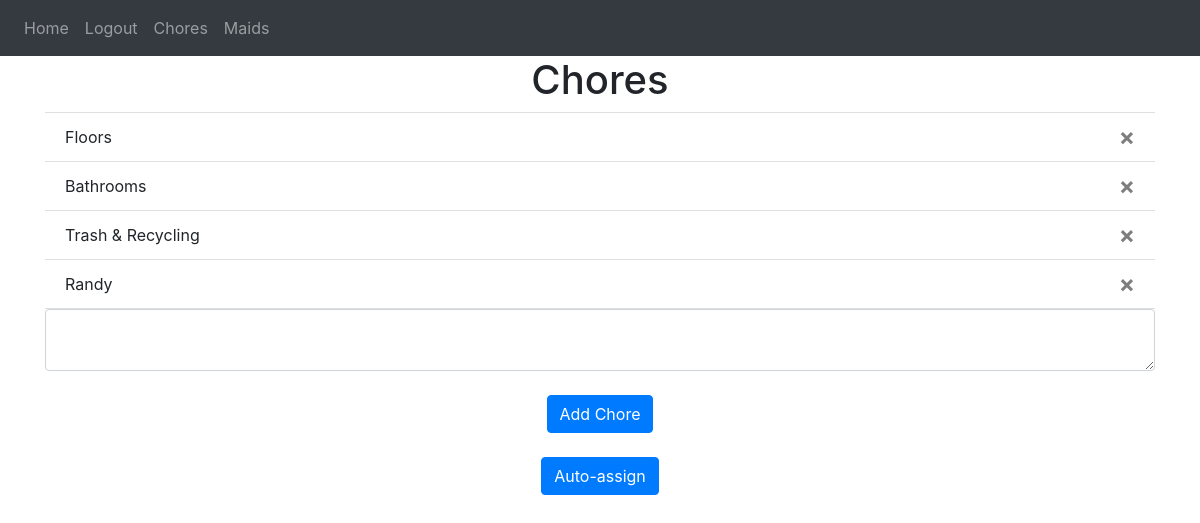
Page /adchore (signed in) on the committed database.
### website/models.py (models this page shows)
class Chore(db.Model):
  id = db.Column(db.Integer, primary_key=True)
  chore = db.Column(db.String(100))
  date = db.Column(db.DateTime(timezone=True), default=func.now())

### website/views.py (the view, shortened to what this page needs)
@views.route('/adchore', methods=['GET', 'POST'])
@login_required
def adchore():
    return render_template("adchore.html", user=current_user, cquery=Chore.query.all())

### website/__init__.py (called while the page is built)
def create_app():
    app = Flask(__name__)
    app.config['SECRET_KEY'] = 'asdfghjkl'
    app.config['SQLALCHEMY_DATABASE_URI'] = f'sqlite:///{DB_NAME}'
    db.init_app(app)
    from.views import views
    from.auth import auth
    app.register_blueprint(views,url_prefix='/')
    app.register_blueprint(auth,url_prefix='/')
    from.models import User, Chore
    create_database(app)
    login_manager = LoginManager()
    login_manager.login_view = 'auth.adlogin'
    login_manager.init_app(app)
    @login_manager.user_loader
    def load_user(id):
        return User.query.get(int(id))
    return app

### website/templates/adchore.html
{% extends "base.html" %} {% block title %}Chores{% endblock %} {% block content%}
<h1 align="center">Chores</h1>
<ul class="list-group list-group-flush" id="notes">
   {% for chore in cquery %}
   <li class="list-group-item">
      {{ chore.chore }}
      <button type="button" class="close">
      <span aria-hidden="true">&times;</span>
      </button>
   </li>
   {% endfor %}
</ul>
<form method="POST">
   <textarea name="chore" id="chore" class="form-control"></textarea>
   <br />
   <div align="center">
      <button type="submit" class="btn btn-primary">Add Chore</button>
   </div>
   <br>
</form>
<div align="center">
   <button class="btn btn-primary">Auto-assign</button>
</div>
{% endblock %}

### rows in the picture
Chore: chore "Floors"
Chore: chore "Bathrooms"
Chore: chore "Trash & Recycling"
Chore: chore "Randy"
